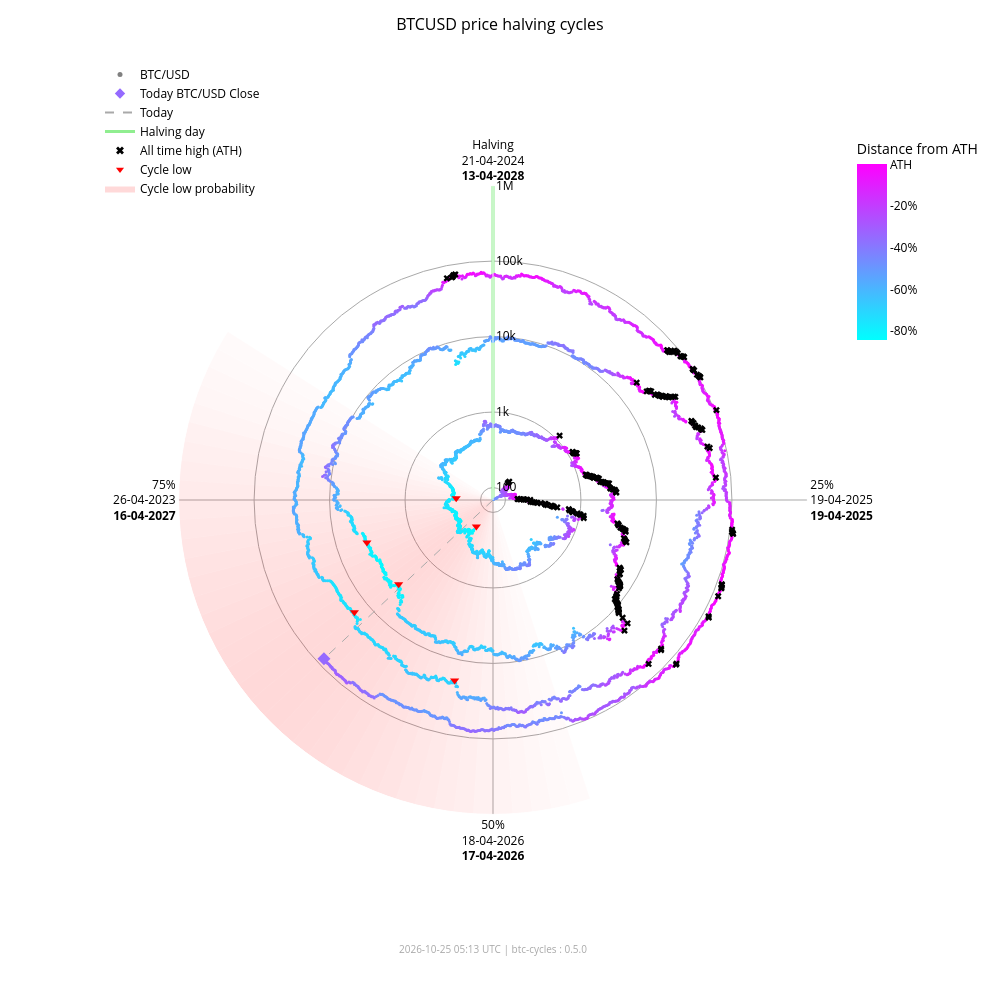

Notebook code cell kept with this figure:
### Markdown cell above
### Interactive chart (plotly)

### Code cell
fig_interactive = btc.plot(
    kind="interactive",
    from_date="2012-11-28",
)
# plotly config for interactivity
config = {"scrollZoom": True, "displayModeBar": True}
# display in notebook
fig_interactive.show(config=config)

### Figure 1 — Plotly figure (JSON) as saved in the notebook; plotly's stock layout.template omitted (floating-point values rounded to 4 significant figures; data arrays with more than 128 entries replaced by an {"elided": "..."} marker saying what was removed)
{"data": [{"fill": "toself", "fillcolor": "rgba(255,0,0,0.018306980149439524)", "hoverinfo": "skip", "line": {"width": 0}, "mode": "lines", "r": [68.43, 1000000, 1000000, 68.43, 68.43], "showlegend": false, "theta": [162.0, 162.0, 165.6, 165.6, 162.0], "type": "scatterpolar"}, {"fill": "toself", "fillcolor": "rgba(255,0,0,0.02405911634527998)", "hoverinfo": "skip", "line": {"width": 0}, "mode": "lines", "r": [68.43, 1000000, 1000000, 68.43, 68.43], "showlegend": false, "theta": [165.6, 165.6, 169.2, 169.2, 165.6], "type": "scatterpolar"}, {"fill": "toself", "fillcolor": "rgba(255,0,0,0.030803449372254352)", "hoverinfo": "skip", "line": {"width": 0}, "mode": "lines", "r": [68.43, 1000000, 1000000, 68.43, 68.43], "showlegend": false, "theta": [169.2, 169.2, 172.8, 172.8, 169.2], "type": "scatterpolar"}, {"fill": "toself", "fillcolor": "rgba(255,0,0,0.03847233586005252)", "hoverinfo": "skip", "line": {"width": 0}, "mode": "lines", "r": [68.43, 1000000, 1000000, 68.43, 68.43], "showlegend": false, "theta": [172.8, 172.8, 176.4, 176.4, 172.8], "type": "scatterpolar"}, {"fill": "toself", "fillcolor": "rgba(255,0,0,0.04694405159551339)", "hoverinfo": "skip", "line": {"width": 0}, "mode": "lines", "r": [68.43, 1000000, 1000000, 68.43, 68.43], "showlegend": false, "theta": [176.4, 176.4, 180.0, 180.0, 176.4], "type": "scatterpolar"}, {"fill": "toself", "fillcolor": "rgba(255,0,0,0.05605603979818329)", "hoverinfo": "skip", "line": {"width": 0}, "mode": "lines", "r": [68.43, 1000000, 1000000, 68.43, 68.43], "showlegend": false, "theta": [180.0, 180.0, 183.6, 183.6, 180.0], "type": "scatterpolar"}, {"fill": "toself", "fillcolor": "rgba(255,0,0,0.06562330627802694)", "hoverinfo": "skip", "line": {"width": 0}, "mode": "lines", "r": [68.43, 1000000, 1000000, 68.43, 68.43], "showlegend": false, "theta": [183.6, 183.6, 187.2, 187.2, 183.6], "type": "scatterpolar"}, {"fill": "toself", "fillcolor": "rgba(255,0,0,0.07545707932574237)", "hoverinfo": "skip", "line": {"width": 0}, "mode": "lines", "r": [68.43, 1000000, 1000000, 68.43, 68.43], "showlegend": false, "theta": [187.2, 187.2, 190.8, 190.8, 187.2], "type": "scatterpolar"}, {"fill": "toself", "fillcolor": "rgba(255,0,0,0.08537841060169407)", "hoverinfo": "skip", "line": {"width": 0}, "mode": "lines", "r": [68.43, 1000000, 1000000, 68.43, 68.43], "showlegend": false, "theta": [190.8, 190.8, 194.4, 194.4, 190.8], "type": "scatterpolar"}, {"fill": "toself", "fillcolor": "rgba(255,0,0,0.09522272137134848)", "hoverinfo": "skip", "line": {"width": 0}, "mode": "lines", "r": [68.43, 1000000, 1000000, 68.43, 68.43], "showlegend": false, "theta": [194.4, 194.4, 198.0, 198.0, 194.4], "type": "scatterpolar"}, {"fill": "toself", "fillcolor": "rgba(255,0,0,0.10483418800389058)", "hoverinfo": "skip", "line": {"width": 0}, "mode": "lines", "r": [68.43, 1000000, 1000000, 68.43, 68.43], "showlegend": false, "theta": [198.0, 198.0, 201.6, 201.6, 198.0], "type": "scatterpolar"}, {"fill": "toself", "fillcolor": "rgba(255,0,0,0.11405248627197925)", "hoverinfo": "skip", "line": {"width": 0}, "mode": "lines", "r": [68.43, 1000000, 1000000, 68.43, 68.43], "showlegend": false, "theta": [201.6, 201.6, 205.2, 205.2, 201.6], "type": "scatterpolar"}, {"fill": "toself", "fillcolor": "rgba(255,0,0,0.12269756305009562)", "hoverinfo": "skip", "line": {"width": 0}, "mode": "lines", "r": [68.43, 1000000, 1000000, 68.43, 68.43], "showlegend": false, "theta": [205.2, 205.2, 208.8, 208.8, 205.2], "type": "scatterpolar"}, {"fill": "toself", "fillcolor": "rgba(255,0,0,0.13055959037792858)", "hoverinfo": "skip", "line": {"width": 0}, "mode": "lines", "r": [68.43, 1000000, 1000000, 68.43, 68.43], "showlegend": false, "theta": [208.8, 208.8, 212.4, 212.4, 208.8], "type": "scatterpolar"}, {"fill": "toself", "fillcolor": "rgba(255,0,0,0.13740037014073872)", "hoverinfo": "skip", "line": {"width": 0}, "mode": "lines", "r": [68.43, 1000000, 1000000, 68.43, 68.43], "showlegend": false, "theta": [212.4, 212.4, 216.0, 216.0, 212.4], "type": "scatterpolar"}, {"fill": "toself", "fillcolor": "rgba(255,0,0,0.14296927208088228)", "hoverinfo": "skip", "line": {"width": 0}, "mode": "lines", "r": [68.43, 1000000, 1000000, 68.43, 68.43], "showlegend": false, "theta": [216.0, 216.0, 219.6, 219.6, 216.0], "type": "scatterpolar"}, {"fill": "toself", "fillcolor": "rgba(255,0,0,0.14703219887325494)", "hoverinfo": "skip", "line": {"width": 0}, "mode": "lines", "r": [68.43, 1000000, 1000000, 68.43, 68.43], "showlegend": false, "theta": [219.6, 219.6, 223.2, 223.2, 219.6], "type": "scatterpolar"}, {"fill": "toself", "fillcolor": "rgba(255,0,0,0.14940752827264187)", "hoverinfo": "skip", "line": {"width": 0}, "mode": "lines", "r": [68.43, 1000000, 1000000, 68.43, 68.43], "showlegend": false, "theta": [223.2, 223.2, 226.8, 226.8, 223.2], "type": "scatterpolar"}, {"fill": "toself", "fillcolor": "rgba(255,0,0,0.15)", "hoverinfo": "skip", "line": {"width": 0}, "mode": "lines", "r": [68.43, 1000000, 1000000, 68.43, 68.43], "showlegend": false, "theta": [226.8, 226.8, 230.4, 230.4, 226.8], "type": "scatterpolar"}, {"fill": "toself", "fillcolor": "rgba(255,0,0,0.14882314851976614)", "hoverinfo": "skip", "line": {"width": 0}, "mode": "lines", "r": [68.43, 1000000, 1000000, 68.43, 68.43], "showlegend": false, "theta": [230.4, 230.4, 234.0, 234.0, 230.4], "type": "scatterpolar"}, {"fill": "toself", "fillcolor": "rgba(255,0,0,0.14600334989350275)", "hoverinfo": "skip", "line": {"width": 0}, "mode": "lines", "r": [68.43, 1000000, 1000000, 68.43, 68.43], "showlegend": false, "theta": [234.0, 234.0, 237.6, 237.6, 234.0], "type": "scatterpolar"}, {"fill": "toself", "fillcolor": "rgba(255,0,0,0.14176315293000513)", "hoverinfo": "skip", "line": {"width": 0}, "mode": "lines", "r": [68.43, 1000000, 1000000, 68.43, 68.43], "showlegend": false, "theta": [237.6, 237.6, 241.2, 241.2, 237.6], "type": "scatterpolar"}, {"fill": "toself", "fillcolor": "rgba(255,0,0,0.1363869302869166)", "hoverinfo": "skip", "line": {"width": 0}, "mode": "lines", "r": [68.43, 1000000, 1000000, 68.43, 68.43], "showlegend": false, "theta": [241.2, 241.2, 244.8, 244.8, 241.2], "type": "scatterpolar"}, {"fill": "toself", "fillcolor": "rgba(255,0,0,0.13017643696734477)", "hoverinfo": "skip", "line": {"width": 0}, "mode": "lines", "r": [68.43, 1000000, 1000000, 68.43, 68.43], "showlegend": false, "theta": [244.8, 244.8, 248.4, 248.4, 244.8], "type": "scatterpolar"}, {"fill": "toself", "fillcolor": "rgba(255,0,0,0.1234063302665758)", "hoverinfo": "skip", "line": {"width": 0}, "mode": "lines", "r": [68.43, 1000000, 1000000, 68.43, 68.43], "showlegend": false, "theta": [248.4, 248.4, 252.0, 252.0, 248.4], "type": "scatterpolar"}, {"fill": "toself", "fillcolor": "rgba(255,0,0,0.11628949020714345)", "hoverinfo": "skip", "line": {"width": 0}, "mode": "lines", "r": [68.43, 1000000, 1000000, 68.43, 68.43], "showlegend": false, "theta": [252.0, 252.0, 255.6, 255.6, 252.0], "type": "scatterpolar"}, {"fill": "toself", "fillcolor": "rgba(255,0,0,0.108959277972535)", "hoverinfo": "skip", "line": {"width": 0}, "mode": "lines", "r": [68.43, 1000000, 1000000, 68.43, 68.43], "showlegend": false, "theta": [255.6, 255.6, 259.2, 259.2, 255.6], "type": "scatterpolar"}, {"fill": "toself", "fillcolor": "rgba(255,0,0,0.1014715299920515)", "hoverinfo": "skip", "line": {"width": 0}, "mode": "lines", "r": [68.43, 1000000, 1000000, 68.43, 68.43], "showlegend": false, "theta": [259.2, 259.2, 262.8, 262.8, 259.2], "type": "scatterpolar"}, {"fill": "toself", "fillcolor": "rgba(255,0,0,0.09382430417652897)", "hoverinfo": "skip", "line": {"width": 0}, "mode": "lines", "r": [68.43, 1000000, 1000000, 68.43, 68.43], "showlegend": false, "theta": [262.8, 262.8, 266.4, 266.4, 262.8], "type": "scatterpolar"}, {"fill": "toself", "fillcolor": "rgba(255,0,0,0.08598937207621672)", "hoverinfo": "skip", "line": {"width": 0}, "mode": "lines", "r": [68.43, 1000000, 1000000, 68.43, 68.43], "showlegend": false, "theta": [266.4, 266.4, 270.0, 270.0, 266.4], "type": "scatterpolar"}, {"fill": "toself", "fillcolor": "rgba(255,0,0,0.07794710108398434)", "hoverinfo": "skip", "line": {"width": 0}, "mode": "lines", "r": [68.43, 1000000, 1000000, 68.43, 68.43], "showlegend": false, "theta": [270.0, 270.0, 273.6, 273.6, 270.0], "type": "scatterpolar"}, {"fill": "toself", "fillcolor": "rgba(255,0,0,0.06971614429145927)", "hoverinfo": "skip", "line": {"width": 0}, "mode": "lines", "r": [68.43, 1000000, 1000000, 68.43, 68.43], "showlegend": false, "theta": [273.6, 273.6, 277.2, 277.2, 273.6], "type": "scatterpolar"}, {"fill": "toself", "fillcolor": "rgba(255,0,0,0.061371174705723626)", "hoverinfo": "skip", "line": {"width": 0}, "mode": "lines", "r": [68.43, 1000000, 1000000, 68.43, 68.43], "showlegend": false, "theta": [277.2, 277.2, 280.8, 280.8, 277.2], "type": "scatterpolar"}, {"fill": "toself", "fillcolor": "rgba(255,0,0,0.05304520605236535)", "hoverinfo": "skip", "line": {"width": 0}, "mode": "lines", "r": [68.43, 1000000, 1000000, 68.43, 68.43], "showlegend": false, "theta": [280.8, 280.8, 284.4, 284.4, 280.8], "type": "scatterpolar"}, {"fill": "toself", "fillcolor": "rgba(255,0,0,0.044916938988340704)", "hoverinfo": "skip", "line": {"width": 0}, "mode": "lines", "r": [68.43, 1000000, 1000000, 68.43, 68.43], "showlegend": false, "theta": [284.4, 284.4, 288.0, 288.0, 284.4], "type": "scatterpolar"}, {"fill": "toself", "fillcolor": "rgba(255,0,0,0.0371870550186571)", "hoverinfo": "skip", "line": {"width": 0}, "mode": "lines", "r": [68.43, 1000000, 1000000, 68.43, 68.43], "showlegend": false, "theta": [288.0, 288.0, 291.6, 291.6, 288.0], "type": "scatterpolar"}, {"fill": "toself", "fillcolor": "rgba(255,0,0,0.030049603184432498)", "hoverinfo": "skip", "line": {"width": 0}, "mode": "lines", "r": [68.43, 1000000, 1000000, 68.43, 68.43], "showlegend": false, "theta": [291.6, 291.6, 295.2, 295.2, 291.6], "type": "scatterpolar"}, {"fill": "toself", "fillcolor": "rgba(255,0,0,0.023665126797805223)", "hoverinfo": "skip", "line": {"width": 0}, "mode": "lines", "r": [68.43, 1000000, 1000000, 68.43, 68.43], "showlegend": false, "theta": [295.2, 295.2, 298.8, 298.8, 295.2], "type": "scatterpolar"}, {"fill": "toself", "fillcolor": "rgba(255,0,0,0.018141004067302662)", "hoverinfo": "skip", "line": {"width": 0}, "mode": "lines", "r": [68.43, 1000000, 1000000, 68.43, 68.43], "showlegend": false, "theta": [298.8, 298.8, 302.4, 302.4, 298.8], "type": "scatterpolar"}, {"hoverinfo": "skip", "line": {"color": "darkgrey", "dash": "dash", "width": 1}, "mode": "lines", "r": [68.43, 80790.0], "showlegend": false, "theta": [226.8, 226.8], "type": "scatterpolar"}, {"hoverinfo": "skip", "line": {"color": "lightgreen", "width": 3}, "mode": "lines", "r": [68.43, 1000000], "showlegend": false, "theta": [0, 0], "type": "scatterpolar"}, {"hoverinfo": "text", "marker": {"color": {"elided": "4929 str values"}, "size": 3}, "mode": "markers", "r": {"elided": "4929 float values"}, "showlegend": false, "text": {"elided": "4929 str values"}, "theta": {"elided": "4929 float values"}, "type": "scatterpolar"}, {"hoverinfo": "text", "marker": {"color": "#956aff", "size": 10, "symbol": "diamond"}, "mode": "markers", "r": [80790.0], "showlegend": false, "text": ["Today<br>Date: 2026-10-24<br>Price: $80,790.84"], "theta": [226.8], "type": "scatterpolar"}, {"hoverinfo": "text", "marker": {"color": "black", "size": 6, "symbol": "x"}, "mode": "markers", "r": {"elided": "182 float values"}, "showlegend": false, "text": {"elided": "182 str values"}, "theta": {"elided": "182 float values"}, "type": "scatterpolar"}, {"hoverinfo": "text", "marker": {"color": "red", "size": 8, "symbol": "triangle-down"}, "mode": "markers", "r": [178.1, 210.5, 3237.0, 3961.0, 19020.0, 15790.0], "showlegend": false, "text": ["Cycle Low<br>Date: 2015-01-14<br>Price: $178.10<br>ATH distance: -84.5%", "Cycle Low<br>Date: 2015-08-24<br>Price: $210.49<br>ATH distance: -81.7%", "Cycle Low<br>Date: 2018-12-15<br>Price: $3,236.76<br>ATH distance: -83.4%", "Cycle Low<br>Date: 2019-03-15<br>Price: $3,960.91<br>ATH distance: -79.7%", "Cycle Low<br>Date: 2022-06-18<br>Price: $19,017.64<br>ATH distance: -71.9%", "Cycle Low<br>Date: 2022-11-21<br>Price: $15,787.28<br>ATH distance: -76.6%"], "theta": [212.1, 272.7, 228.3, 251.4, 192.0, 231.0], "type": "scatterpolar"}, {"marker": {"color": "grey", "size": 5}, "mode": "markers", "name": "BTC/USD", "r": [null], "theta": [null], "type": "scatterpolar"}, {"marker": {"color": "#956aff", "size": 8, "symbol": "diamond"}, "mode": "markers", "name": "Today BTC/USD Close", "r": [null], "theta": [null], "type": "scatterpolar"}, {"line": {"color": "darkgrey", "dash": "dash"}, "mode": "lines", "name": "Today", "r": [null], "theta": [null], "type": "scatterpolar"}, {"line": {"color": "lightgreen", "width": 3}, "mode": "lines", "name": "Halving day", "r": [null], "theta": [null], "type": "scatterpolar"}, {"marker": {"color": "black", "size": 7, "symbol": "x"}, "mode": "markers", "name": "All time high (ATH)", "r": [null], "theta": [null], "type": "scatterpolar"}, {"marker": {"color": "red", "size": 7, "symbol": "triangle-down"}, "mode": "markers", "name": "Cycle low", "r": [null], "theta": [null], "type": "scatterpolar"}, {"fill": "toself", "fillcolor": "rgba(255,0,0,0.15)", "line": {"width": 0}, "mode": "lines", "name": "Cycle low probability", "r": [null], "theta": [null], "type": "scatterpolar"}, {"hoverinfo": "skip", "marker": {"cmax": 0, "cmin": -0.8453, "color": [0], "colorbar": {"len": 0.25, "ticktext": ["ATH", "-20%", "-40%", "-60%", "-80%", "-100%"], "tickvals": [0, -0.2, -0.4, -0.6, -0.8, -1.0], "title": {"text": "Distance from ATH"}, "x": 0.95, "y": 0.92, "yanchor": "top"}, "colorscale": {"elided": "256x2 mixed values"}, "showscale": true, "size": 0}, "mode": "markers", "r": [null], "showlegend": false, "theta": [null], "type": "scatterpolar"}], "layout": {"annotations": [{"font": {"color": "darkgrey", "size": 10}, "showarrow": false, "text": "2026-10-25 05:13 UTC | btc-cycles : 0.5.0", "x": 0.5, "xref": "paper", "y": -0.02, "yref": "paper"}], "font": {"color": "black"}, "height": 1000, "legend": {"bgcolor": "rgba(0,0,0,0)", "font": {"color": "black"}, "x": 0.0, "y": 1.0}, "margin": {"b": 60, "l": 100, "r": 80, "t": 60}, "paper_bgcolor": "white", "plot_bgcolor": "white", "polar": {"angularaxis": {"color": "black", "direction": "clockwise", "gridcolor": "darkgrey", "rotation": 90, "ticktext": ["Halving<br>21-04-2024<br><b>13-04-2028</b>", "25%<br>19-04-2025<br><b>19-04-2025</b>", "50%<br>18-04-2026<br><b>17-04-2026</b>", "75%<br>26-04-2023<br><b>16-04-2027</b>"], "tickvals": [0, 90, 180, 270]}, "bgcolor": "white", "domain": {"x": [0.1, 0.9], "y": [0.05, 0.95]}, "radialaxis": {"angle": 90, "color": "black", "gridcolor": "darkgrey", "range": [1.835, 6.0], "tickangle": 90, "ticktext": ["100", "1k", "10k", "100k", "1M"], "tickvals": [100, 1000, 10000, 100000, 1000000], "type": "log"}}, "title": {"font": {"color": "black", "size": 16}, "text": "BTCUSD price halving cycles", "x": 0.5}, "width": 1000}}
